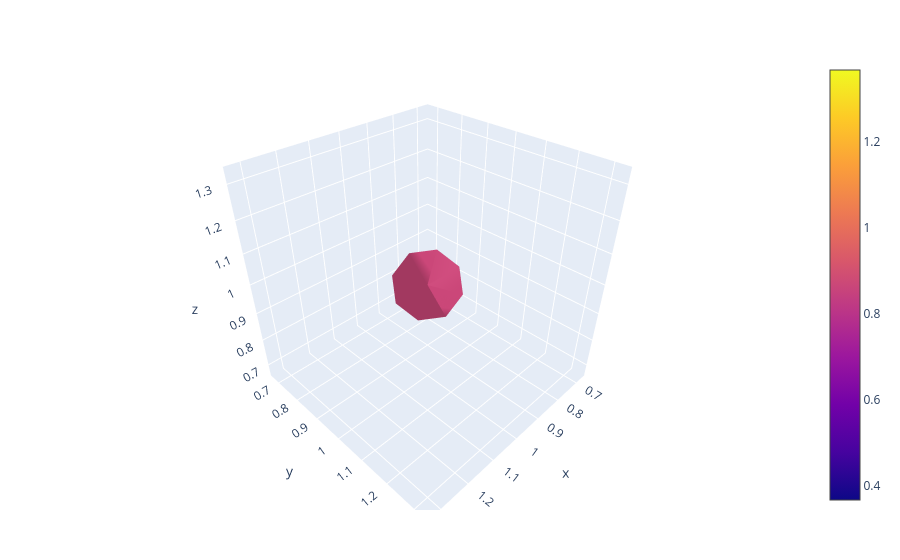

Notebook source saved alongside this figure:
### Markdown cell above
## Plotting Vectors/Tangent

A tangent vector at the origin is represented by $n_o \wedge \mathbf u$, where $\mathbf u$
is the vector specification. If we want to place this vector in a position $p$
we have to apply a translation $\mathbf p$ to the vector at the origin.
It can be shown that the translated vector is given by

$$
t = p \wedge (p \rfloor (\mathbf u \wedge n_\infty)).
$$


From a tangent vector $t$, we can extract the position $p$ using

$$
\frac{t}{-n_\infty \rfloor t}.
$$

We can extract the vector portion $\mathbf u$ using

$$
- n_\infty \rfloor t.
$$

### Code cell
u = 0.5cl.e1 + 0.5cl.e2 + 0.5cl.e3
v = no ∧ u

p = point(1,1,1)
t = p ∧ ( p ⨼ ( u ∧ n∞)) # Tangent vector translated to p

t / (-n∞ ⨼ t) == p
getblades(-(n∞ ⨼ t)) == u;

function plotvector(t::Vector)
    p = [i / (-n∞ ⨼ i) for i in t]
    U = [getblades(-(n∞ ⨼ i)) for i in t]
    
    x = [i.e1 for i in p]
    y = [i.e2 for i in p]
    z = [i.e3 for i in p]
    
    u = [i.e1 for i in U]
    v = [i.e2 for i in U]
    w = [i.e3 for i in U]
    
    cone(x=x, y=y, z=z, u=u, v=v, w=w)
end

plotvector(t::MultiVector) = plotvector([t])

p1 = plotvector(t)


plot([p1])

### Figure 1 — Plotly figure (JSON) as saved in the notebook; plotly's stock layout.template omitted (floating-point values rounded to 4 significant figures)
{"data": [{"type": "cone", "u": [0.5], "v": [0.5], "w": [0.5], "x": [1.0], "y": [1.0], "z": [1.0]}], "layout": {"autosize": true, "margin": {"b": 50, "l": 50, "r": 50, "t": 60}, "scene": {"aspectmode": "auto", "aspectratio": {"x": 1, "y": 1, "z": 1}}}}
